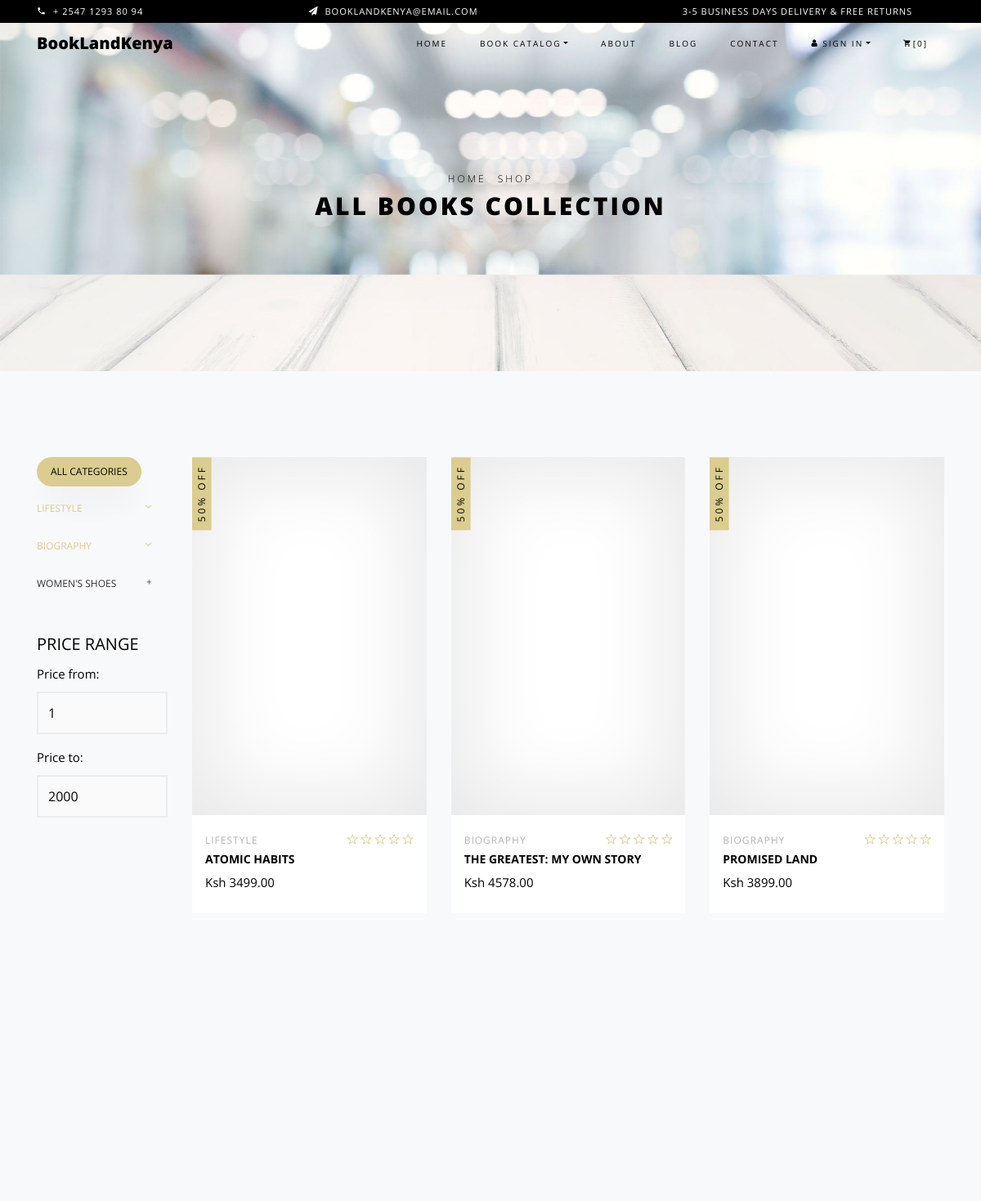
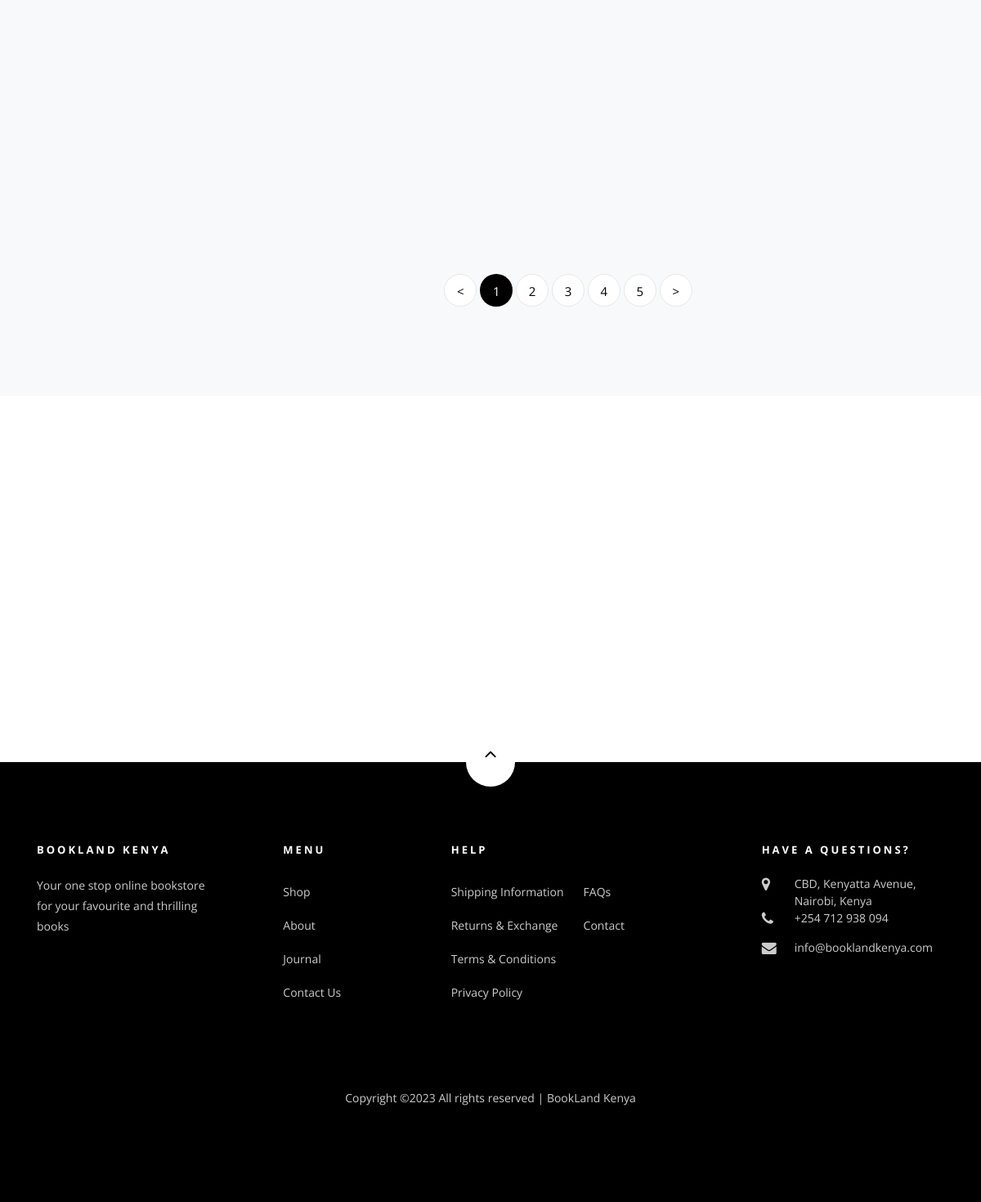
The page /bookcollection/ on the database its author committed (2 pictures, top to bottom).
### bookshopstore/models.py (models this page shows, shortened)
class Book(models.Model):
    title = models.CharField(max_length=100, blank=False)
    author = models.CharField(max_length=100, blank=False)
    description = models.TextField( blank=True, default='', null=True)
    category = models.ForeignKey(Category, on_delete=models.CASCADE, default=1, max_length=100, blank=False)
    publisher = models.CharField(max_length=100, blank=False)
    price = models.DecimalField(max_digits=100, default=0, decimal_places=2, blank=False)
    image = models.ImageField(upload_to='bookcovers', default='cover.jpg')
    publishDate = models.CharField(max_length=100, blank=False)
    ISBN = models.CharField(max_length=100, blank=False)

class Category(models.Model):
    name = models.CharField(max_length=100)
    def __str__(self):
        return self.name

### bookshopstore/views.py (the view)
# urls.py: path('bookcollection/', views.bookcollection, name="bookcollection"),
def bookcollection(request):
    book = Book.objects.all().order_by('?')
    category = Category.objects.all().order_by('?')
    return render(request, 'bookcollection.html', {'book': book, 'category': category, 'navbar': 'bookcollection'})

### bookshopstore/templates/bookcollection.html (shortened to what this page needs)
{% extends 'layout.html' %}
{% load static %}
{% block body %}
    <div class="hero-wrap hero-bread" style="background-image: url('{% static 'images/bg_6.jpg' %}');">
      <div class="container">
        <div class="row no-gutters slider-text align-items-center justify-content-center">
          <div class="col-md-9 ftco-animate text-center">
          	<p class="breadcrumbs"><span class="mr-2"><a href="index.html">Home</a></span> <span>Shop</span></p>
            <h1 class="mb-0 bread">All Books Collection</h1>
          </div>
        </div>
      </div>
    </div>
    <section class="ftco-section bg-light">
    	<div class="container">
    		<div class="row">
    			<div class="col-md-8 col-lg-10 order-md-last">
    				<div class="row">
						{% for book in book %}
		    			<div class="col-sm-12 col-md-12 col-lg-4 ftco-animate d-flex">
		    				<div class="product d-flex flex-column">
		    					<a href="/book_details/{{ book.id }}" class="img-prod"><img class="img-fluid" src="/media/{{ book.image }}" alt="{{ book.image }}">
		    						<span class="status">50% Off</span>
		    					</a>
		    					<div class="text py-3 pb-4 px-3">
		    						<div class="d-flex">
		    							<div class="cat">
				    						<span>{{ book.category }}</span>
				    					</div>
				    					<div class="rating">
			    							<p class="text-right mb-0">
			    								<a href="#"><span class="ion-ios-star-outline"></span></a>
			    								<a href="#"><span class="ion-ios-star-outline"></span></a>
			    								<a href="#"><span class="ion-ios-star-outline"></span></a>
			    								<a href="#"><span class="ion-ios-star-outline"></span></a>
			    								<a href="#"><span class="ion-ios-star-outline"></span></a>
			    							</p>
			    						</div>
			    					</div>
		    						<h3><a href="#">{{ book.title }}</a></h3>
		    						<div class="pricing">
			    						<p class="price"><span>Ksh {{ book.price }}</span></p>
			    					</div>
		    					</div>
		    				</div>
		    			</div>
						{% endfor %}
		    		</div>
		    		<div class="row mt-5">
		          <div class="col text-center">
		            <div class="block-27">
		              <ul>
		                <li><a href="#">&lt;</a></li>
		                <li class="active"><span>1</span></li>
		                <li><a href="#">2</a></li>
		                <li><a href="#">3</a></li>
		                <li><a href="#">4</a></li>
		                <li><a href="#">5</a></li>
		                <li><a href="#">&gt;</a></li>
		              </ul>
		            </div>
		          </div>
		        </div>
		    	</div>
		    	<div class="col-md-4 col-lg-2">
		    		<div class="sidebar">
							<div class="sidebar-box-2">
								<h2 class="heading"> <a href="{% url 'bookshopstore:bookcollection' %}"class="btn btn-lg btn-primary">All Categories </a></h2>
								<div class="fancy-collapse-panel">
                  <div class="panel-group" id="accordion" role="tablist" aria-multiselectable="true">
					  {% for category in category %}
                    <div class="panel panel-default">
                         <div class="panel-heading" role="tab" id="headingOne">
                             <h4 class="panel-title">
                                 <a data-toggle="collapse" data-parent="#accordion" href="#collapseOne" aria-expanded="true" aria-controls="collapseOne">
									 {{ category.name }}
                                 </a>
                             </h4>
                         </div>
                     </div>
					  {% endfor %}
					  <div class="panel panel-default">
                         <div class="panel-heading" role="tab" id="headingTwo">
                             <h4 class="panel-title">
                                 <a class="collapsed" data-toggle="collapse" data-parent="#accordion" href="#collapseTwo" aria-expanded="false" aria-controls="collapseTwo">Women's Shoes
                                 </a>
                             </h4>
                         </div>
                     </div>
                  </div>
               </div>
							</div>
							<div class="sidebar-box-2">
								<h2 class="heading">Price Range</h2>
								<form method="post" class="colorlib-form-2">
		              <div class="row">
		                <div class="col-md-12">
		                  <div class="form-group">
		                    <label for="guests">Price from:</label>
		                    <div class="form-field">
		                      <select name="people" id="people" class="form-control">
		                        <option value="#">1</option>
		                      </select>
		                    </div>
		                  </div>
		                </div>
		                <div class="col-md-12">
		                  <div class="form-group">
		                    <label for="guests">Price to:</label>
		                    <div class="form-field">
		                      <select name="people" id="people" class="form-control">
		                        <option value="#">2000</option>
		                      </select>
		                    </div>
		                  </div>
		                </div>
		              </div>
		            </form>
							</div>
						</div>
    			</div>
    		</div>
    	</div>
    </section>
		<section class="ftco-gallery">
    	<div class="container">
    		<div class="row justify-content-center">
    		</div>
    	</div>
    	<div class="container-fluid px-0">
    		<div class="row no-gutters">
        </div>
    	</div>
    </section>
{% endblock %}

### rows shown on the page
Book: category "LIFESTYLE", title "ATOMIC HABITS", price "3499.00"
Book: category "BIOGRAPHY", title "THE GREATEST: MY OWN STORY", price "4578.00"
Book: category "BIOGRAPHY", title "PROMISED LAND", price "3899.00"
Category: name "LIFESTYLE"
Category: name "BIOGRAPHY"
